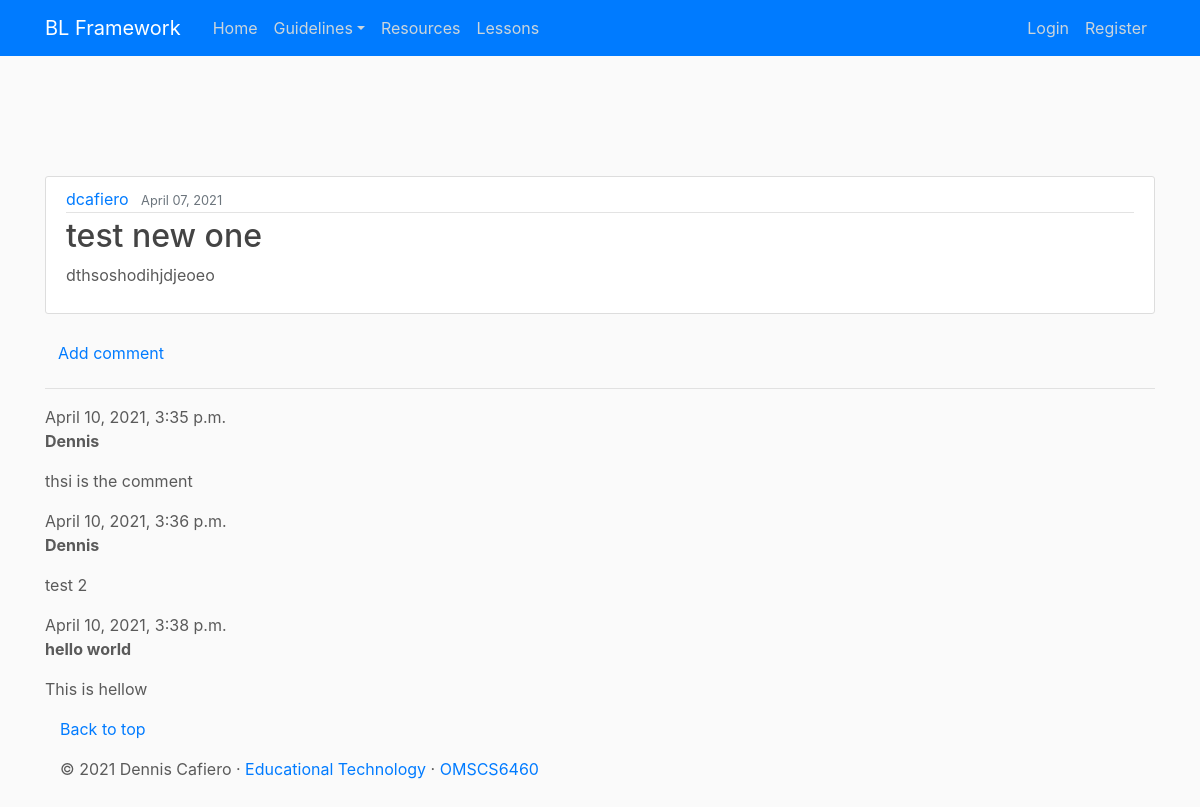
Screenshot of /blog/post/4/ with the database file from the repository.
### blog/models.py (models this page shows, shortened)
class Post(models.Model):
    title = models.CharField(max_length=100)
    content = models.TextField()
    date_posted = models.DateTimeField(default=timezone.now)
    author = models.ForeignKey(User, on_delete=models.CASCADE)  # on_delete CASCADE means to delete the post if user deleted

class Comment(models.Model):
    post = models.ForeignKey('blog.Post', on_delete=models.CASCADE, related_name='comments')
    author = models.CharField(max_length=200)
    text = models.TextField()
    created_date = models.DateTimeField(default=timezone.now)
    approved_comment = models.BooleanField(default=False)

### blog/views.py (the view)
# urls.py: path('post/<int:pk>/', PostDetailView.as_view(), name='post-detail'),
class PostDetailView(DetailView):
    model = Post

### templates/blog/post_detail.html
{%  extends 'blog/base.html' %}
{% block content %}
    <article class="media content-section">
      <div class="media-body">
        <div class="article-metadata">
          <a class="mr-2" href="#">{{ object.author }}</a>
          <small class="text-muted">{{ object.date_posted|date:'F d, Y' }}</small>
        </div>
        <h2 class="article-title">{{ object.title }}</h2>
        <p class="article-content">{{ object.content }}</p>
      </div>
    </article>
    <a class="btn btn-default" href="{% url 'add_comment_to_post' pk=post.pk %}">Add comment</a>
    <hr>
    {% for comment in post.comments.all %}
        <div class="comment">
            <div class="date">{{ comment.created_date }}</div>
            <strong>{{ comment.author }}</strong>
            <p>{{ comment.text|linebreaks }}</p>
        </div>
    {% empty %}
        <p>No comments here yet :(</p>
    {% endfor %}
{%  endblock content %}

### blog/static/blog/main.css (style rules this page uses)
body { background: #fafafa; color: #333333; margin-top: 5rem; }
h1, h2, h3, h4, h5, h6 { color: #444444; }
.content-section { background: #ffffff; padding: 10px 20px; border: 1px solid #dddddd; border-radius: 3px; margin-bottom: 20px; }
.article-title { color: #444444; }
.article-content { white-space: pre-line; }
.article-metadata { padding-bottom: 1px; margin-bottom: 4px; border-bottom: 1px solid #e3e3e3 }

### blog/static/blog/carousel.css (style rules this page uses)
body { padding-top: 3rem; padding-bottom: 3rem; color: #5a5a5a; }

### rows the page displays
Post: author "dcafiero", date_posted "April 07, 2021", title "test new one", content "dthsoshodihjdjeoeo"
Comment: created_date "April 10, 2021, 3:35 p.m.", author "Dennis", text "thsi is the comment"
Comment: created_date "April 10, 2021, 3:36 p.m.", author "Dennis", text "test 2"
Comment: created_date "April 10, 2021, 3:38 p.m.", author "hello world", text "This is hellow"
